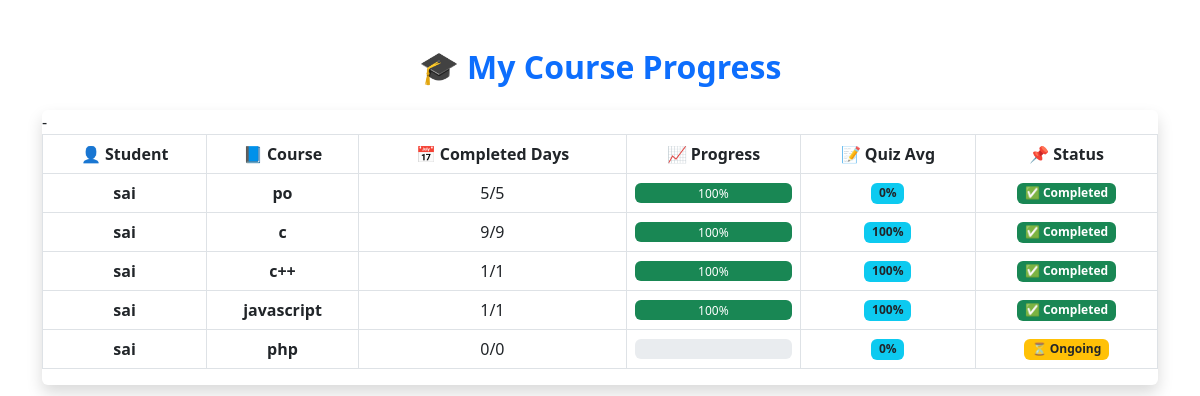
Page /teacher/progress/ (signed in) on the committed database.
### lms/models.py (models this page shows, shortened)
class Course(models.Model):
    title = models.CharField(max_length=200)
    description = models.TextField()
    teacher = models.ForeignKey(User, on_delete=models.CASCADE)
    created_at = models.DateTimeField(auto_now_add=True)
    num_lectures = models.IntegerField(default=0)
    thumbnail = models.ImageField(upload_to='course_thumbnails/', blank=True, null=True)  # New

### lms/views.py (the view)
# urls.py: path('teacher/progress/', teacher_course_progress_view, name='teacher_progress'),
def teacher_course_progress_view(request):
    courses = Course.objects.filter(teacher=request.user)
    progress_data = []
    for course in courses:
        enrollments = Enrollment.objects.filter(course=course)
        total_days = course.coursecontent_set.count()
        for enrollment in enrollments:
            student = enrollment.student
            completed_days = StudentCourseProgress.objects.filter(enrollment=enrollment, is_completed=True).count()
            progress_percent = int((completed_days / total_days) * 100) if total_days > 0 else 0
            progress_records = StudentCourseProgress.objects.filter(enrollment=enrollment).exclude(quiz_score__isnull=True)
            quiz_scores = [p.quiz_score for p in progress_records]
            quiz_avg = round(sum(quiz_scores) / len(quiz_scores)) if quiz_scores else 0
            status = "Completed" if progress_percent == 100 else "Ongoing"
            progress_data.append({
                "student_name": student.get_full_name() or student.username,
                "course": course.title,
                "completed_days": f"{completed_days}/{total_days}",
                "progress": f"{progress_percent}%",
                "quiz_avg": f"{quiz_avg}%",
                "status": status,
            })
    return render(request, 'teacher_progress.html', {'progress_data': progress_data})

### lms/templates/teacher_progress.html
<link href="https://cdn.jsdelivr.net/npm/bootstrap@5.3.0/dist/css/bootstrap.min.css" rel="stylesheet">
<div class="container my-5">
    <h2 class="mb-4 text-center text-primary fw-bold">🎓 My Course Progress</h2>
    <div class="table-responsive shadow rounded">
        <table class="table table-bordered table-hover align-middle">
            <thead class="text-white text-center" style="background: linear-gradient(to right, #0d6efd, #0dcaf0);">
                <tr>
                    <th>👤 Student</th>-
                    <th>📘 Course</th>
                    <th>📅 Completed Days</th>
                    <th>📈 Progress</th>
                    <th>📝 Quiz Avg</th>
                    <th>📌 Status</th>
                </tr>
            </thead>
            <tbody class="text-center">
                {% for row in progress_data %}
                <tr>
                    <td class="fw-semibold">{{ row.student_name }}</td>
                    <td class="fw-semibold">{{ row.course }}</td>
                    <td>{{ row.completed_days }}</td>
                    <td>
                        {% with row.progress|slice:":-1" as progress_value %}
                        <div class="progress" style="height: 20px;">
                            <div class="progress-bar bg-success" role="progressbar"
                                 style="width: {{ progress_value }}%;"
                                 aria-valuenow="{{ progress_value }}" aria-valuemin="0" aria-valuemax="100">
                                {{ progress_value }}%
                            </div>
                        </div>
                        {% endwith %}
                    </td>
                    <td>
                        <span class="badge bg-info text-dark">{{ row.quiz_avg }}</span>
                    </td>
                    <td>
                        {% if row.status == "Completed" %}
                            <span class="badge bg-success">✅ {{ row.status }}</span>
                        {% else %}
                            <span class="badge bg-warning text-dark">⏳ {{ row.status }}</span>
                        {% endif %}
                    </td>
                </tr>
                {% empty %}
                <tr>
                    <td colspan="5" class="text-center text-muted">No progress data available.</td>
                </tr>
                {% endfor %}
            </tbody>
        </table>
    </div>
</div>

### rows in the picture
Course: course "po"
Course: course "c++"
Course: course "javascript"
Course: course "php"

### other values in the picture
{{ row.student_name }} "sai" "sai" "sai" "sai" "sai"
{{ row.completed_days }} "5/5" "9/9" "1/1" "1/1" "0/0"
{{ progress_value }} "100" "100" "100" "100"
{{ row.quiz_avg }} "0%" "100%" "100%" "100%" "0%"
{{ row.status }} "Completed" "Completed" "Completed" "Completed"
{{ row.course }} "c"
{{ row.status }} "Ongoing"
